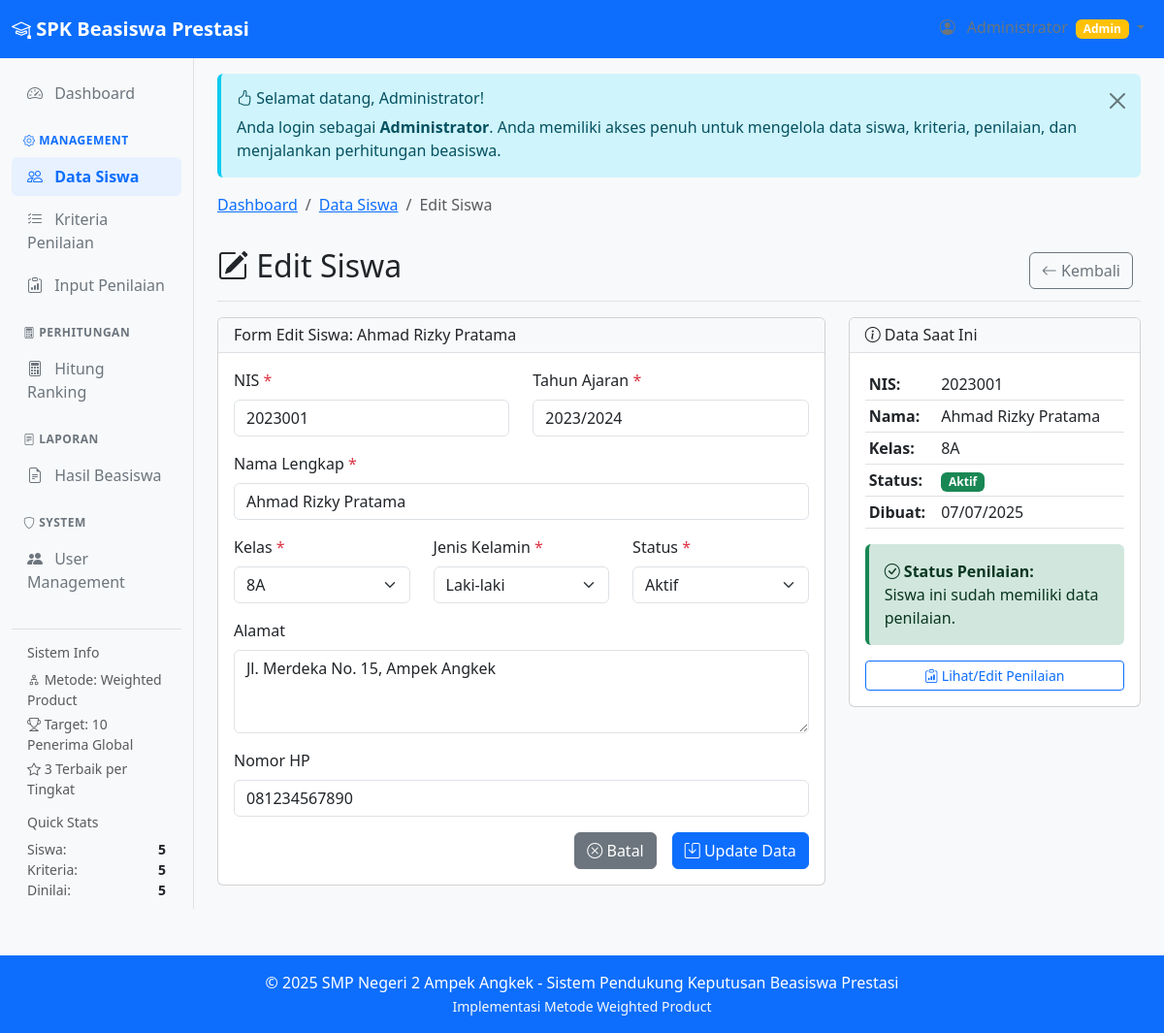
The page /modules/siswa/edit.php?id=1 (signed in) on the database its author committed.
### tables this page shows
CREATE TABLE `siswa` (
  `id` int NOT NULL,
  `nis` varchar(20) NOT NULL,
  `nama` varchar(100) NOT NULL,
  `kelas` varchar(10) NOT NULL,
  `jenis_kelamin` enum('L','P') NOT NULL,
  `alamat` text,
  `no_hp` varchar(15) DEFAULT NULL,
  `tahun_ajaran` varchar(10) NOT NULL,
  `status` enum('aktif','nonaktif') DEFAULT 'aktif',
  `created_at` timestamp NULL DEFAULT CURRENT_TIMESTAMP,
  `updated_at` timestamp NULL DEFAULT CURRENT_TIMESTAMP ON UPDATE CURRENT_TIMESTAMP
);

### modules/siswa/edit.php (the view, shortened to what this page needs)
<?php
require_once '../../includes/header.php';
$id = isset($_GET['id']) ? (int)$_GET['id'] : 0;
$stmt = $pdo->prepare("SELECT * FROM siswa WHERE id = ?");
$stmt->execute([$id]);
$siswa = $stmt->fetch();
$errors = [];
if ($_SERVER['REQUEST_METHOD'] === 'POST') {
    $nis = cleanInput($_POST['nis']);
    $nama = cleanInput($_POST['nama']);
    $kelas = cleanInput($_POST['kelas']);
    $jenis_kelamin = cleanInput($_POST['jenis_kelamin']);
    $alamat = cleanInput($_POST['alamat']);
    $no_hp = cleanInput($_POST['no_hp']);
    $tahun_ajaran = cleanInput($_POST['tahun_ajaran']);
    $status = cleanInput($_POST['status']);
    if (empty($nis)) {
        $errors['nis'] = 'NIS harus diisi!';
    } elseif (!preg_match('/^[0-9]+$/', $nis)) {
        $errors['nis'] = 'NIS hanya boleh berisi angka!';
    } else {
        $stmt = $pdo->prepare("SELECT COUNT(*) FROM siswa WHERE nis = ? AND id != ?");
        $stmt->execute([$nis, $id]);
        if ($stmt->fetchColumn() > 0) {
            $errors['nis'] = 'NIS sudah terdaftar!';
        }
    }
    if (empty($nama)) {
        $errors['nama'] = 'Nama harus diisi!';
    } elseif (strlen($nama) < 3) {
        $errors['nama'] = 'Nama minimal 3 karakter!';
    }
    if (empty($kelas)) {
        $errors['kelas'] = 'Kelas harus diisi!';
    }
    if (empty($jenis_kelamin) || !in_array($jenis_kelamin, ['L', 'P'])) {
        $errors['jenis_kelamin'] = 'Jenis kelamin harus dipilih!';
    }
    if (empty($tahun_ajaran)) {
        $errors['tahun_ajaran'] = 'Tahun ajaran harus diisi!';
    }
    if (empty($status) || !in_array($status, ['aktif', 'nonaktif'])) {
        $errors['status'] = 'Status harus dipilih!';
    }
    if (!empty($no_hp) && !preg_match('/^[0-9+\-\s]+$/', $no_hp)) {
        $errors['no_hp'] = 'Format nomor HP tidak valid!';
    }
    if (empty($errors)) {
        try {
            $stmt = $pdo->prepare("
                UPDATE siswa
                SET nis = ?, nama = ?, kelas = ?, jenis_kelamin = ?,
                    alamat = ?, no_hp = ?, tahun_ajaran = ?, status = ?
                WHERE id = ?
            ");
            $stmt->execute([$nis, $nama, $kelas, $jenis_kelamin, $alamat, $no_hp, $tahun_ajaran, $status, $id]);
            setAlert('success', 'Data siswa berhasil diperbarui!');
            header('Location: index.php');
            exit();
        } catch (PDOException $e) {
            setAlert('danger', 'Gagal memperbarui data siswa!');
        }
    }
} else {
    $nis = $siswa['nis'];
    $nama = $siswa['nama'];
    $kelas = $siswa['kelas'];
    $jenis_kelamin = $siswa['jenis_kelamin'];
    $alamat = $siswa['alamat'];
    $no_hp = $siswa['no_hp'];
    $tahun_ajaran = $siswa['tahun_ajaran'];
    $status = $siswa['status'];
}
$breadcrumb = generateBreadcrumb([
    ['text' => 'Dashboard', 'url' => '../dashboard/index.php'],
    ['text' => 'Data Siswa', 'url' => 'index.php'],
    ['text' => 'Edit Siswa', 'url' => '#']
]);
echo $breadcrumb;
?>
<div class="d-flex justify-content-between flex-wrap flex-md-nowrap align-items-center pt-3 pb-2 mb-3 border-bottom">
    <h1 class="h2">
        <i class="bi bi-pencil-square"></i>
        Edit Siswa
    </h1>
    <div class="btn-toolbar mb-2 mb-md-0">
        <div class="btn-group me-2">
            <a href="index.php" class="btn btn-outline-secondary">
                <i class="bi bi-arrow-left"></i>
                Kembali
            </a>
        </div>
    </div>
</div>
<div class="row">
    <div class="col-md-8">
        <div class="card">
            <div class="card-header">
                <h6 class="mb-0">
                    Form Edit Siswa: <?php echo htmlspecialchars($siswa['nama']); ?>
                </h6>
            </div>
            <div class="card-body">
                <form method="POST" action="" novalidate>
                    <div class="row">
                        <div class="col-md-6 mb-3">
                            <label for="nis" class="form-label">
                                NIS <span class="text-danger">*</span>
                            </label>
                            <input type="text"
                                class="form-control <?php echo isset($errors['nis']) ? 'is-invalid' : ''; ?>" id="nis"
                                name="nis" value="<?php echo htmlspecialchars($nis); ?>"
                                placeholder="Masukkan NIS siswa" required>
                        </div>
                        <div class="col-md-6 mb-3">
                            <label for="tahun_ajaran" class="form-label">
                                Tahun Ajaran <span class="text-danger">*</span>
                            </label>
                            <input type="text"
                                class="form-control <?php echo isset($errors['tahun_ajaran']) ? 'is-invalid' : ''; ?>"
                                id="tahun_ajaran" name="tahun_ajaran"
                                value="<?php echo htmlspecialchars($tahun_ajaran); ?>" placeholder="2023/2024" required>
                        </div>
                    </div>
                    <div class="mb-3">
                        <label for="nama" class="form-label">
                            Nama Lengkap <span class="text-danger">*</span>
                        </label>
                        <input type="text"
                            class="form-control <?php echo isset($errors['nama']) ? 'is-invalid' : ''; ?>" id="nama"
                            name="nama" value="<?php echo htmlspecialchars($nama); ?>"
                            placeholder="Masukkan nama lengkap siswa" required>
                    </div>
                    <div class="row">
                        <div class="col-md-4 mb-3">
                            <label for="kelas" class="form-label">
                                Kelas <span class="text-danger">*</span>
                            </label>
                            <select class="form-select <?php echo isset($errors['kelas']) ? 'is-invalid' : ''; ?>"
                                id="kelas" name="kelas" required>
                                <?php
                                $kelas_options = ['7A', '7B', '7C', '7D', '8A', '8B', '8C', '8D', '9A', '9B', '9C', '9D'];
                                foreach ($kelas_options as $kelas_opt):
                                ?>
                                <option value="<?php echo $kelas_opt; ?>"
                                    <?php echo $kelas === $kelas_opt ? 'selected' : ''; ?>>
                                    <?php echo $kelas_opt; ?>
                                </option>
                                <?php endforeach; ?>
                            </select>
                        </div>
                        <div class="col-md-4 mb-3">
                            <label for="jenis_kelamin" class="form-label">
                                Jenis Kelamin <span class="text-danger">*</span>
                            </label>
                            <select
                                class="form-select <?php echo isset($errors['jenis_kelamin']) ? 'is-invalid' : ''; ?>"
                                id="jenis_kelamin" name="jenis_kelamin" required>
                                <option value="L" <?php echo $jenis_kelamin === 'L' ? 'selected' : ''; ?>>Laki-laki
                                </option>
                            </select>
                        </div>
                        <div class="col-md-4 mb-3">
                            <label for="status" class="form-label">
                                Status <span class="text-danger">*</span>
                            </label>
                            <select class="form-select <?php echo isset($errors['status']) ? 'is-invalid' : ''; ?>"
                                id="status" name="status" required>
                                <option value="aktif" <?php echo $status === 'aktif' ? 'selected' : ''; ?>>Aktif
                                </option>
                            </select>
                        </div>
                    </div>
                    <div class="mb-3">
                        <label for="alamat" class="form-label">Alamat</label>
                        <textarea class="form-control" id="alamat" name="alamat" rows="3"
                            placeholder="Masukkan alamat lengkap siswa"><?php echo htmlspecialchars($alamat); ?></textarea>
                    </div>
                    <div class="mb-3">
                        <label for="no_hp" class="form-label">Nomor HP</label>
                        <input type="text"
                            class="form-control <?php echo isset($errors['no_hp']) ? 'is-invalid' : ''; ?>" id="no_hp"
                            name="no_hp" value="<?php echo htmlspecialchars($no_hp); ?>"
                            placeholder="Masukkan nomor HP siswa/orangtua">
                    </div>
                    <div class="d-grid gap-2 d-md-flex justify-content-md-end">
                        <a href="index.php" class="btn btn-secondary me-md-2">
                            <i class="bi bi-x-circle"></i>
                            Batal
                        </a>
                        <button type="submit" class="btn btn-primary">
                            <i class="bi bi-save"></i>
                            Update Data
                        </button>
                    </div>
                </form>
            </div>
        </div>
    </div>
    <div class="col-md-4">
        <div class="card">
            <div class="card-header">
                <h6 class="mb-0">
                    <i class="bi bi-info-circle"></i>
                    Data Saat Ini
                </h6>
            </div>
            <div class="card-body">
                <table class="table table-sm">
                    <tr>
                        <td><strong>NIS:</strong></td>
                        <td><?php echo htmlspecialchars($siswa['nis']); ?></td>
                    </tr>
                    <tr>
                        <td><strong>Nama:</strong></td>
                        <td><?php echo htmlspecialchars($siswa['nama']); ?></td>
                    </tr>
                    <tr>
                        <td><strong>Kelas:</strong></td>
                        <td><?php echo htmlspecialchars($siswa['kelas']); ?></td>
                    </tr>
                    <tr>
                        <td><strong>Status:</strong></td>
                        <td>
                            <span
                                class="badge <?php echo $siswa['status'] === 'aktif' ? 'bg-success' : 'bg-warning'; ?>">
                                <?php echo ucfirst($siswa['status']); ?>
                            </span>
                        </td>
                    </tr>
                    <tr>
                        <td><strong>Dibuat:</strong></td>
                        <td><?php echo date('d/m/Y', strtotime($siswa['created_at'])); ?></td>
                    </tr>
                </table>
                <?php
                $stmt = $pdo->prepare("SELECT COUNT(*) FROM penilaian WHERE siswa_id = ?");
                $stmt->execute([$id]);
                $has_penilaian = $stmt->fetchColumn() > 0;
                ?>
                <div class="alert alert-<?php echo $has_penilaian ? 'success' : 'warning'; ?> mt-3">
                    <i class="bi bi-<?php echo $has_penilaian ? 'check-circle' : 'exclamation-triangle'; ?>"></i>
                    <strong>Status Penilaian:</strong><br>
                    <?php if ($has_penilaian): ?>
                    Siswa ini sudah memiliki data penilaian.
                    <?php else: ?>
                    Siswa ini belum memiliki data penilaian.
                    <?php endif; ?>
                </div>
                <?php if ($has_penilaian): ?>
                <div class="d-grid">
                    <a href="../penilaian/index.php?siswa_id=<?php echo $id; ?>" class="btn btn-outline-primary btn-sm">
                        <i class="bi bi-clipboard-data"></i>
                        Lihat/Edit Penilaian
                    </a>
                </div>
                <?php endif; ?>
            </div>
        </div>
    </div>
</div>
<?php require_once '../../includes/footer.php'; ?>

### includes/header.php (style rules this page uses)
.card-header { background-color: #f8f9fa; border-bottom: 1px solid #dee2e6; }
.btn-sm { font-size: 0.875rem; }
.badge { font-size: 0.75em; }
.alert { border: none; border-left: 4px solid; }
.alert-success { border-left-color: #198754; }

### rows shown on the page
siswa: nama "Ahmad Rizky Pratama", nis "2023001", tahun_ajaran "2023/2024", kelas "8A", jenis_kelamin "Laki-laki", status "Aktif", alamat "Jl. Merdeka No. 15, Ampek Angkek", no_hp "081234567890", created_at "07/07/2025"

### other values the page prints
$total_siswa "5"
$total_kriteria "5"
$siswa_dinilai "5"
$_SESSION['nama'] "Administrator"
$item['text'] "Dashboard"
$item['text'] "Data Siswa"
$item['text'] "Edit Siswa"
